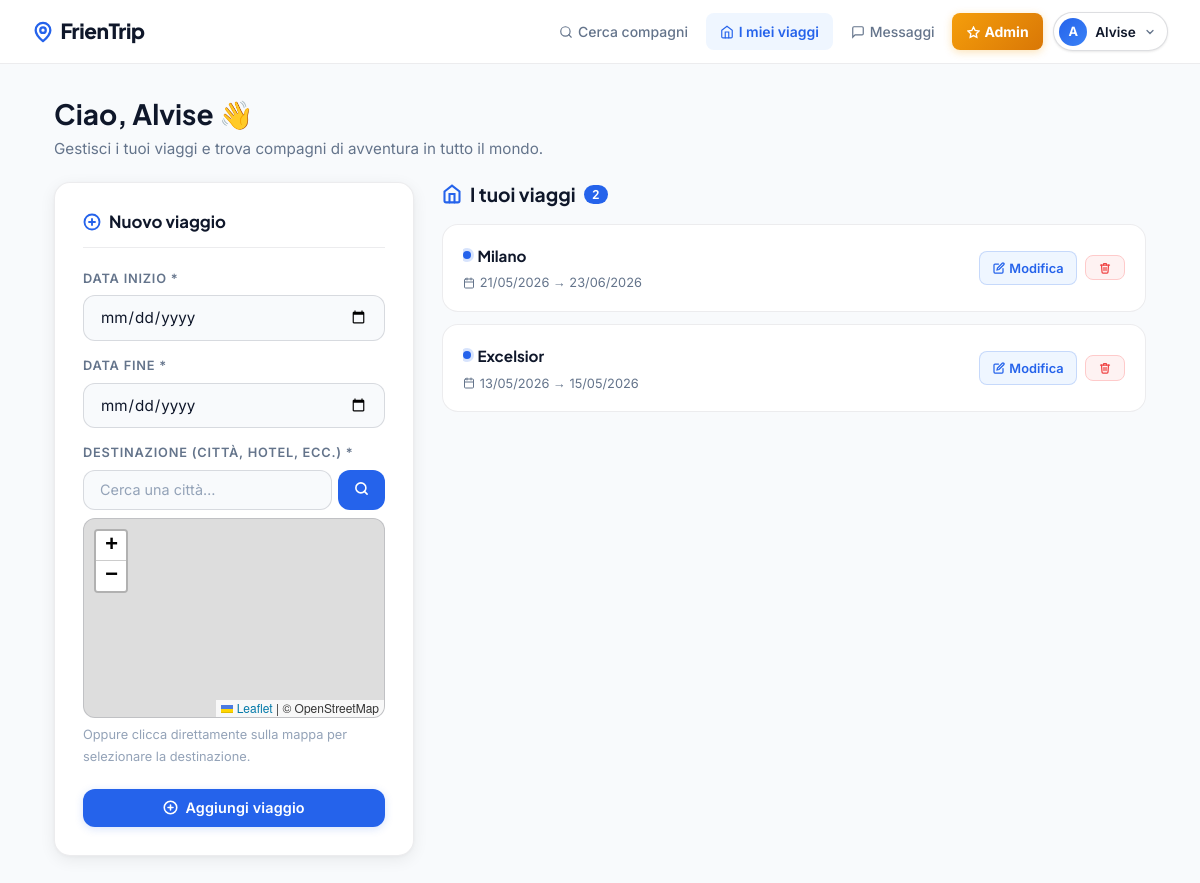
Screenshot of /pages/dashboard/dashboard.php (signed in) with the database file from the repository.
### tables this page shows
CREATE TABLE `viaggi` (
  `id` int(10) UNSIGNED NOT NULL,
  `user_id` int(10) UNSIGNED NOT NULL,
  `destinazione` varchar(255) NOT NULL,
  `latitudine` decimal(10,7) NOT NULL,
  `longitudine` decimal(10,7) NOT NULL,
  `data_inizio` date NOT NULL,
  `data_fine` date NOT NULL,
  `created_at` timestamp NOT NULL DEFAULT current_timestamp()
);

### shared/auth.php (called while the page is built, shortened)
<?php
function currentUser(): array {
    return [
        'id'          => $_SESSION['user_id']      ?? null,
        'nome'        => $_SESSION['user_nome']     ?? '',
        'cognome'     => $_SESSION['user_cognome']  ?? '',
        'lingua'      => $_SESSION['user_lingua']   ?? '',
        'nazionalita' => $_SESSION['user_naz']      ?? '',
        'livello_utente' => $_SESSION['livello_utente']   ?? 255,
    ];
}
?>

### pages/dashboard/dashboard.php (the view, shortened to what this page needs)
<?php
require_once __DIR__ . '/../../shared/auth.php';
$user = currentUser();
$pdo  = getPDO();
$stmt = $pdo->prepare('SELECT * FROM viaggi WHERE user_id = :uid ORDER BY data_inizio DESC');
$stmt->execute([':uid' => $user['id']]);
$viaggi = $stmt->fetchAll();
$edit = null;
?>
<!DOCTYPE html>
<html lang="it">
<head>
  <link rel="stylesheet" href="https://unpkg.com/leaflet@1.9.4/dist/leaflet.css"/>
  <link rel="stylesheet" href="../../shared/base.css">
  <link rel="stylesheet" href="dashboard.css">
</head>
<body>
<?php include __DIR__ . '/../../shared/navbar.php'; ?>
<div class="container">
  <div class="page-header">
    <h1>Ciao, <?= htmlspecialchars($user['nome']) ?> 👋</h1>
    <p>Gestisci i tuoi viaggi e trova compagni di avventura in tutto il mondo.</p>
  </div>
  <div class="dashboard-layout">
    <div class="form-card">
      <h3>
        <?php if ($edit): ?>
          <svg width="18" height="18" viewBox="0 0 24 24" fill="none" stroke="var(--brand)" stroke-width="2.5" stroke-linecap="round"><path d="M11 4H4a2 2 0 0 0-2 2v14a2 2 0 0 0 2 2h14a2 2 0 0 0 2-2v-7"/><path d="M18.5 2.5a2.121 2.121 0 0 1 3 3L12 15l-4 1 1-4 9.5-9.5z"/></svg>
          Modifica viaggio
        <?php else: ?>
          <svg width="18" height="18" viewBox="0 0 24 24" fill="none" stroke="var(--brand)" stroke-width="2.5" stroke-linecap="round"><circle cx="12" cy="12" r="10"/><line x1="12" y1="8" x2="12" y2="16"/><line x1="8" y1="12" x2="16" y2="12"/></svg>
          Nuovo viaggio
        <?php endif; ?>
      </h3>
      <form method="POST" action="./../../api/viaggio_save.php" id="vForm">
        <div class="input-wrap">
          <label>Data inizio *</label>
          <input type="date" name="data_inizio" required value="<?= htmlspecialchars($edit['data_inizio'] ?? '') ?>">
        </div>
        <div class="input-wrap">
          <label>Data fine *</label>
          <input type="date" name="data_fine" required value="<?= htmlspecialchars($edit['data_fine'] ?? '') ?>">
        </div>
        <div class="input-wrap">
          <label>Destinazione (Città, Hotel, ecc.) *</label>
          <div class="search-bar">
            <input type="text" id="geocode-input" placeholder="Cerca una città…">
            <button type="button" onclick="geocodeSearch()" title="Cerca">
              <svg width="15" height="15" viewBox="0 0 24 24" fill="none" stroke="currentColor" stroke-width="2.5" stroke-linecap="round"><circle cx="11" cy="11" r="8"/><path d="m21 21-4.35-4.35"/></svg>
            </button>
          </div>
          <div id="map-pick"></div>
          <p class="map-hint">Oppure clicca direttamente sulla mappa per selezionare la destinazione.</p>
        </div>
        <div style="display:flex;gap:.75rem;margin-top:1.25rem;">
          <button type="submit" class="btn btn-primary" style="flex:1;">
            <?php if ($edit): ?>
              <svg width="15" height="15" viewBox="0 0 24 24" fill="none" stroke="currentColor" stroke-width="2.5" stroke-linecap="round"><path d="M19 21H5a2 2 0 0 1-2-2V5a2 2 0 0 1 2-2h11l5 5v11a2 2 0 0 1-2 2z"/><polyline points="17 21 17 13 7 13 7 21"/><polyline points="7 3 7 8 15 8"/></svg>
              Salva modifiche
            <?php else: ?>
              <svg width="15" height="15" viewBox="0 0 24 24" fill="none" stroke="currentColor" stroke-width="2.5" stroke-linecap="round"><circle cx="12" cy="12" r="10"/><line x1="12" y1="8" x2="12" y2="16"/><line x1="8" y1="12" x2="16" y2="12"/></svg>
              Aggiungi viaggio
            <?php endif; ?>
          </button>
        </div>
      </form>
    </div>
    <div class="trips-section">
      <h2>
        <svg width="20" height="20" viewBox="0 0 24 24" fill="none" stroke="var(--brand)" stroke-width="2.5" stroke-linecap="round"><path d="M3 9l9-7 9 7v11a2 2 0 0 1-2 2H5a2 2 0 0 1-2-2z"/><polyline points="9 22 9 12 15 12 15 22"/></svg>
        I tuoi viaggi
        <span class="trips-count-badge"><?= count($viaggi) ?></span>
      </h2>
      <?php if (empty($viaggi)): ?>
        <div class="empty-state">
          <span class="empty-icon">🗺️</span>
          <strong>Nessun viaggio ancora</strong>
          <p>Aggiungi il tuo primo viaggio usando il form qui a fianco e inizia a trovare compagni di avventura!</p>
        </div>
      <?php else: ?>
        <div class="trips-grid">
          <?php foreach ($viaggi as $i => $v): ?>
            <div class="trip-card" style="animation-delay:<?= $i * 0.04 ?>s">
              <div class="trip-card-left">
                <div class="trip-dest">
                  <span class="trip-dest-pin"></span>
                  <?= htmlspecialchars(explode(',', $v['destinazione'])[0]) ?>
                </div>
                <div class="trip-date">
                  <svg width="12" height="12" viewBox="0 0 24 24" fill="none" stroke="currentColor" stroke-width="2" stroke-linecap="round"><rect x="3" y="4" width="18" height="18" rx="2"/><line x1="16" y1="2" x2="16" y2="6"/><line x1="8" y1="2" x2="8" y2="6"/><line x1="3" y1="10" x2="21" y2="10"/></svg>
                  <?= date('d/m/Y', strtotime($v['data_inizio'])) ?> → <?= date('d/m/Y', strtotime($v['data_fine'])) ?>
                </div>
              </div>
              <div class="trip-actions">
                <a href="dashboard.php?edit=<?= $v['id'] ?>" class="btn-edit">
                  <svg width="12" height="12" viewBox="0 0 24 24" fill="none" stroke="currentColor" stroke-width="2.5" stroke-linecap="round"><path d="M11 4H4a2 2 0 0 0-2 2v14a2 2 0 0 0 2 2h14a2 2 0 0 0 2-2v-7"/><path d="M18.5 2.5a2.121 2.121 0 0 1 3 3L12 15l-4 1 1-4 9.5-9.5z"/></svg>
                  Modifica
                </a>
                <form method="POST" action="../../api/viaggio_delete.php"
                      onsubmit="return confirm('Vuoi eliminare questo viaggio?')" style="margin:0;">
                  <button type="submit" class="btn-delete">
                    <svg width="12" height="12" viewBox="0 0 24 24" fill="none" stroke="currentColor" stroke-width="2.5" stroke-linecap="round"><polyline points="3 6 5 6 21 6"/><path d="M19 6l-1 14a2 2 0 0 1-2 2H8a2 2 0 0 1-2-2L5 6"/><path d="M10 11v6"/><path d="M14 11v6"/><path d="M9 6V4a1 1 0 0 1 1-1h4a1 1 0 0 1 1 1v2"/></svg>
                  </button>
                </form>
              </div>
            </div>
          <?php endforeach; ?>
        </div>
      <?php endif; ?>
    </div>
  </div>
</div>
</body>
</html>

### pages/dashboard/dashboard.css (style rules this page uses)
.dashboard-layout { display: grid; grid-template-columns: 360px 1fr; gap: 1.75rem; align-items: start; padding-bottom: 3rem; }
.page-header { padding: 2rem 0 1.25rem; animation: fadeUp .35s ease both; }
.page-header h1 { font-size: 1.75rem; margin-bottom: .3rem; }
.page-header p { font-size: .95rem; }
.form-card { background: var(--white); border-radius: var(--radius-lg); border: 1px solid var(--border); padding: 1.75rem; box-shadow: var(--shadow); position: sticky; top: 80px; animation: fadeUp .35s ease both; }
.form-card h3 { font-size: 1.05rem; font-weight: 700; color: var(--ink); margin-bottom: 1.25rem; padding-bottom: .9rem; border-bottom: 1px solid var(--border); display: flex; align-items: center; gap: .5rem; }
#map-pick { width: 100%; height: 200px; border-radius: var(--radius); border: 1.5px solid var(--border-2); overflow: hidden; margin-top: .5rem; transition: border-color var(--transition); }
.trips-section { animation: fadeUp .35s .06s ease both; }
.trips-section h2 { font-size: 1.2rem; font-weight: 700; color: var(--ink); margin-bottom: 1.1rem; display: flex; align-items: center; gap: .5rem; }
.trips-count-badge { font-size: .75rem; font-weight: 700; background: var(--brand); color: #fff; padding: .15rem .55rem; border-radius: 999px; }
.trips-grid { display: flex; flex-direction: column; gap: .75rem; }
.trip-card { background: var(--white); border: 1.5px solid var(--border); border-radius: var(--radius-lg); padding: 1.1rem 1.25rem; display: flex; align-items: center; justify-content: space-between; gap: 1rem; transition: all var(--transition); animation: fadeUp .3s ease both; }
.trip-card-left { flex: 1; min-width: 0; }
.trip-dest { font-family: 'Plus Jakarta Sans', sans-serif; font-size: .95rem; font-weight: 700; color: var(--ink); margin-bottom: .3rem; display: flex; align-items: center; gap: .4rem; white-space: nowrap; overflow: hidden; text-overflow: ellipsis; }
.trip-dest-pin { width: 8px; height: 8px; border-radius: 50%; background: var(--brand); flex-shrink: 0; box-shadow: 0 0 0 3px var(--brand-glow); }
.trip-date { font-size: .8rem; color: var(--muted); display: flex; align-items: center; gap: .3rem; }
.trip-actions { display: flex; align-items: center; gap: .5rem; flex-shrink: 0; }

### rows the page displays
viaggi: destinazione "Milano", data_inizio "21/05/2026", data_fine "23/06/2026"
viaggi: destinazione "Excelsior", data_inizio "13/05/2026", data_fine "15/05/2026"

### other values shown
mb_substr($u['nome'], 0, 1) "A"
$u['nome'] "Alvise"
$user['nome'] "Alvise"
count($viaggi) "2"
